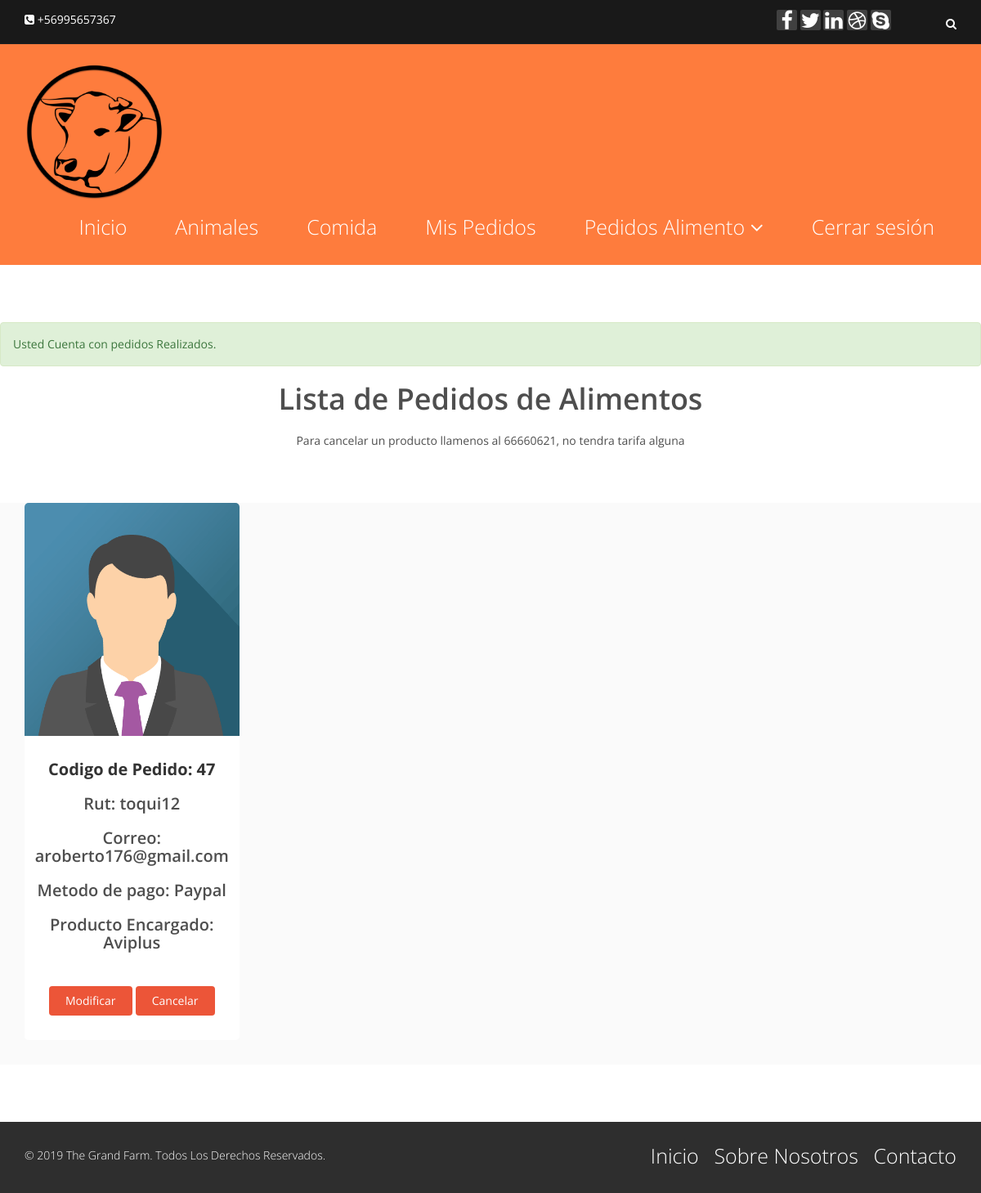
The app's page /my_list/ (signed in) with its own data.
### farm_app/models.py (models this page shows, shortened)
class Payment_food(models.Model):
    rut = models.CharField(max_length=9, null=False)
    num_cuenta = models.BigIntegerField(null=False)
    correo = models.EmailField(max_length=255)
    product = models.CharField(max_length=255, null=False, choices=load_product, default='Dapac Cerdas')
    pay = models.CharField(max_length=255, null=False, choices=load_pay, default='Tarjeta')

### farm_app/views.py (the view)
# urls.py: path('my_list/',views.my_list, name='my_list'),
def my_list(request):
    list = Payment_food.objects.all()
    status = 'NO_CONTENT'
    try:
        status = 'FOUND'
        rut_busca = request.user.username
        if Payment_food.objects.all().filter(rut = rut_busca).exists() == True:
            list = Payment_food.objects.all().filter(rut = rut_busca)
        else:
            status = 'NOT_FOUND'
    except:
        status = 'NOT_FOUND'
    variables = {'status': status,
                    'list': list}
    return render(request,'farm_app/my_list.html', variables)

### farm_app/templates/farm_app/my_list.html (shortened to what this page needs)
{% extends 'farm_app/base.html' %}
{% load static %}
{% block content %}
{% if status == 'FOUND' %}
        <div class="alert alert-success" role="alert">
            Usted Cuenta con pedidos Realizados.
        </div>
      {% elif status == 'NOT_FOUND' %}
      <div class="alert alert-danger" role="alert">
        Usted no cuenta con pedidos vigentes.
      </div>
      {% endif %}
{% if user.is_authenticated %}
  <div class="center fadeInDown">
    <h2>Lista de Pedidos de Alimentos</h2>
    <p>Para cancelar un producto llamenos al 66660621, no tendra tarifa alguna</p>
  </div>
  <section id="team-area">
    <div class="container">
        <div class="row">
  {% for x in list %}
          <div class="col-md-3 col-sm-6 single-team">
            <div class="inner">
              <div class="team-img">
                <img class="animal" src="{% static 'img/blog/avatar3.png' %}" alt="">
              </div>
              <div class="team-content">
                <h4>Codigo de Pedido: {{x.pk}}</h4>
                <h2>Rut: {{x.rut}}</h2>
                <h2>Correo: {{x.correo}}</h2>
                <h2>Metodo de pago: {{x.pay}}</h2>
                <h2>Producto Encargado: {{x.product}}</h2>
                <br>
                <div class="card-footer">
                  {% if user.is_staff %}
                    <a href="#ventana1" onclick="confirmOption('actualizar', '/payment_food_update/{{x.pk}}')" class="btn btn-primary" >Modificar</a>
                    <a href="#ventana1" onclick="confirmOption('eliminar', '/payment_food_delete/{{x.pk}}')" class="btn btn-primary" >Cancelar</a>
                  {% endif %}
                </div>
              </div>
            </div>
          </div>
  {% endfor %}
      </div>
    </div>
  </section>
{% else %}
  <div class="alert alert-danger" role="alert">
    Usted no tiene los privilegios suficientes para acceder a esta pagina
  </div>
{% endif %}
{% endblock %}

### farm_app/static/css/main.css (style rules this page uses)
body { background: #fff; font-family: 'Open Sans', sans-serif; color: #4e4e4e; line-height: 22px; }
h1, h2, h3, h4, h5, h6 { font-weight: 600; font-family: 'Open Sans', sans-serif; color: #4e4e4e; }
h2 { font-size: 20px; }
img { max-width: 100%; }
h4 { font-size: 16px; }
a { color: #EC5538; -webkit-transition: color 300ms, background-color 300ms; transition: color 300ms, background-color 300ms; }
.btn-primary { padding: 8px 20px; background: #EC5538; color: #fff; border-radius: 4px; border: none; margin-top: 10px; }
.center h2 { font-size: 36px; margin-top: 0; margin-bottom: 20px; }
.center { text-align: center; padding-bottom: 55px; }
#team-area { background-color: #FAFAFA; }
.single-team img { width: 100%; }
.single-team { margin-bottom: 30px; }
.single-team .inner { background: #fff; text-align: center; color: #989898; font-size: 16px; -webkit-transition: .4s; transition: .4s; border-radius: 5px; overflow: hidden; }
.single-team .team-content { padding: 30px 0; }
.single-team h4 { font-size: 20px; font-weight: 700; color: #333; margin-top: 0; }
.animal { width: 370px; height: 285px; }

### records on screen
Payment_food: pk "47", rut "toqui12", correo "aroberto176@gmail.com", pay "Paypal", product "Aviplus"
